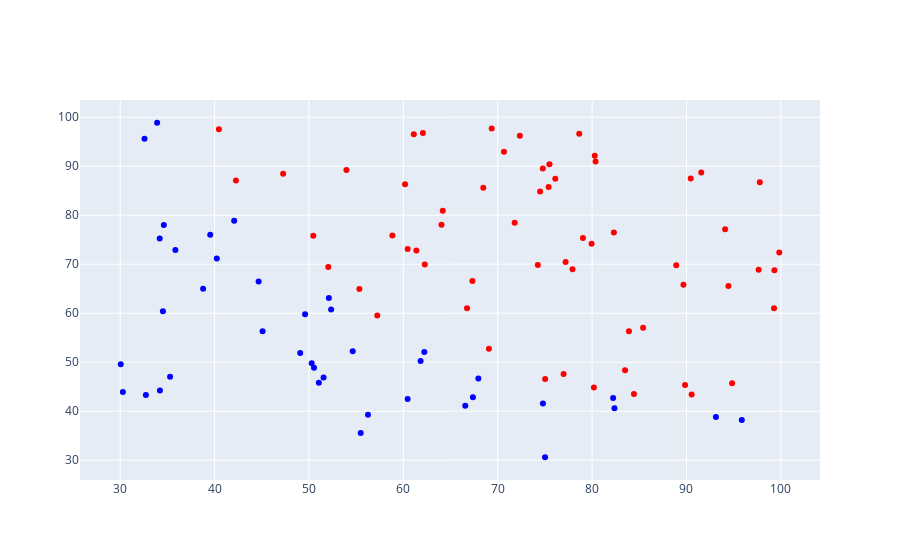

The cell this chart's notebook holds for it:
### Code cell
fig = go.Figure()
fig.add_trace(go.Scatter(x= X, y= Y, mode= 'markers', marker= dict(color= colors)))

### Figure 1 — Plotly figure (JSON) as saved in the notebook; plotly's stock layout.template omitted (floating-point values rounded to 4 significant figures)
{"data": [{"marker": {"color": ["blue", "blue", "blue", "red", "red", "blue", "red", "red", "red", "red", "blue", "blue", "red", "red", "blue", "red", "red", "blue", "red", "red", "blue", "red", "blue", "blue", "red", "red", "red", "blue", "blue", "blue", "red", "red", "blue", "red", "blue", "blue", "blue", "red", "blue", "blue", "red", "blue", "red", "blue", "blue", "blue", "red", "red", "red", "red", "red", "red", "red", "blue", "blue", "blue", "red", "blue", "red", "red", "red", "blue", "blue", "blue", "blue", "blue", "red", "blue", "red", "red", "blue", "red", "red", "red", "red", "red", "red", "red", "blue", "blue", "red", "red", "red", "red", "red", "red", "blue", "red", "red", "blue", "red", "red", "blue", "red", "red", "red", "red", "red", "red", "red"]}, "mode": "markers", "type": "scatter", "x": [34.62, 30.29, 35.85, 60.18, 79.03, 45.08, 61.11, 75.02, 76.1, 84.43, 95.86, 75.01, 82.31, 69.36, 39.54, 53.97, 69.07, 67.95, 70.66, 76.98, 67.37, 89.68, 50.53, 34.21, 77.92, 62.27, 80.19, 93.11, 61.83, 38.79, 61.38, 85.4, 52.11, 52.05, 40.24, 54.64, 33.92, 64.18, 74.79, 34.18, 83.9, 51.55, 94.44, 82.37, 51.05, 62.22, 77.19, 97.77, 62.07, 91.56, 79.94, 99.27, 90.55, 34.52, 50.29, 49.59, 97.65, 32.58, 74.25, 71.8, 75.4, 35.29, 56.25, 30.06, 44.67, 66.56, 40.46, 49.07, 80.28, 66.75, 32.72, 64.04, 72.35, 60.46, 58.84, 99.83, 47.26, 50.46, 60.46, 82.23, 88.91, 94.83, 67.32, 57.24, 80.37, 68.47, 42.08, 75.48, 78.64, 52.35, 94.09, 90.45, 55.48, 74.49, 89.85, 83.49, 42.26, 99.32, 55.34, 74.78], "y": [78.02, 43.89, 72.9, 86.31, 75.34, 56.32, 96.51, 46.55, 87.42, 43.53, 38.23, 30.6, 76.48, 97.72, 76.04, 89.21, 52.74, 46.68, 92.93, 47.58, 42.84, 65.8, 48.86, 44.21, 68.97, 69.95, 44.82, 38.8, 50.26, 65.0, 72.81, 57.05, 63.13, 69.43, 71.17, 52.21, 98.87, 80.91, 41.57, 75.24, 56.31, 46.86, 65.57, 40.62, 45.82, 52.06, 70.46, 86.73, 96.77, 88.7, 74.16, 61.0, 43.39, 60.4, 49.8, 59.81, 68.86, 95.6, 69.82, 78.45, 85.76, 47.02, 39.26, 49.59, 66.45, 41.09, 97.54, 51.88, 92.12, 60.99, 43.31, 78.03, 96.23, 73.09, 75.86, 72.37, 88.48, 75.81, 42.51, 42.72, 69.8, 45.69, 66.59, 59.51, 90.96, 85.59, 78.84, 90.42, 96.65, 60.77, 77.16, 87.51, 35.57, 84.85, 45.36, 48.38, 87.1, 68.78, 64.93, 89.53]}], "layout": {}}
